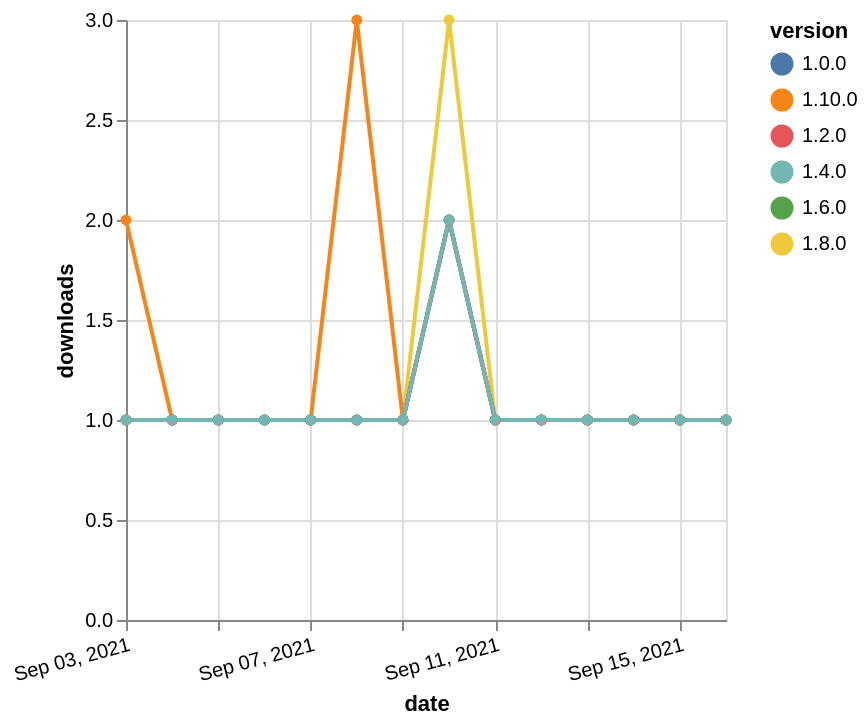

The specification (Vega-Lite) saved for this image:
### Vega-Lite specification from a JSON file in a GitHub repository (floating-point values rounded to 4 significant figures)
{"$schema": "https://vega.github.io/schema/vega-lite/v5.json", "description": "A simple bar chart with embedded data.", "data": {"values": [{"date": "2021-09-03", "total": 154, "delta": 1, "version": "1.6.0"}, {"date": "2021-09-04", "total": 155, "delta": 1, "version": "1.6.0"}, {"date": "2021-09-05", "total": 156, "delta": 1, "version": "1.6.0"}, {"date": "2021-09-06", "total": 157, "delta": 1, "version": "1.6.0"}, {"date": "2021-09-07", "total": 158, "delta": 1, "version": "1.6.0"}, {"date": "2021-09-08", "total": 159, "delta": 1, "version": "1.6.0"}, {"date": "2021-09-09", "total": 160, "delta": 1, "version": "1.6.0"}, {"date": "2021-09-10", "total": 162, "delta": 2, "version": "1.6.0"}, {"date": "2021-09-11", "total": 163, "delta": 1, "version": "1.6.0"}, {"date": "2021-09-12", "total": 164, "delta": 1, "version": "1.6.0"}, {"date": "2021-09-13", "total": 165, "delta": 1, "version": "1.6.0"}, {"date": "2021-09-14", "total": 166, "delta": 1, "version": "1.6.0"}, {"date": "2021-09-15", "total": 167, "delta": 1, "version": "1.6.0"}, {"date": "2021-09-16", "total": 168, "delta": 1, "version": "1.6.0"}, {"date": "2021-09-03", "total": 164, "delta": 1, "version": "1.8.0"}, {"date": "2021-09-04", "total": 165, "delta": 1, "version": "1.8.0"}, {"date": "2021-09-05", "total": 166, "delta": 1, "version": "1.8.0"}, {"date": "2021-09-06", "total": 167, "delta": 1, "version": "1.8.0"}, {"date": "2021-09-07", "total": 168, "delta": 1, "version": "1.8.0"}, {"date": "2021-09-08", "total": 169, "delta": 1, "version": "1.8.0"}, {"date": "2021-09-09", "total": 170, "delta": 1, "version": "1.8.0"}, {"date": "2021-09-10", "total": 173, "delta": 3, "version": "1.8.0"}, {"date": "2021-09-11", "total": 174, "delta": 1, "version": "1.8.0"}, {"date": "2021-09-12", "total": 175, "delta": 1, "version": "1.8.0"}, {"date": "2021-09-13", "total": 176, "delta": 1, "version": "1.8.0"}, {"date": "2021-09-14", "total": 177, "delta": 1, "version": "1.8.0"}, {"date": "2021-09-15", "total": 178, "delta": 1, "version": "1.8.0"}, {"date": "2021-09-16", "total": 179, "delta": 1, "version": "1.8.0"}, {"date": "2021-09-03", "total": 116, "delta": 2, "version": "1.10.0"}, {"date": "2021-09-04", "total": 117, "delta": 1, "version": "1.10.0"}, {"date": "2021-09-05", "total": 118, "delta": 1, "version": "1.10.0"}, {"date": "2021-09-06", "total": 119, "delta": 1, "version": "1.10.0"}, {"date": "2021-09-07", "total": 120, "delta": 1, "version": "1.10.0"}, {"date": "2021-09-08", "total": 123, "delta": 3, "version": "1.10.0"}, {"date": "2021-09-09", "total": 124, "delta": 1, "version": "1.10.0"}, {"date": "2021-09-10", "total": 126, "delta": 2, "version": "1.10.0"}, {"date": "2021-09-11", "total": 127, "delta": 1, "version": "1.10.0"}, {"date": "2021-09-12", "total": 128, "delta": 1, "version": "1.10.0"}, {"date": "2021-09-13", "total": 129, "delta": 1, "version": "1.10.0"}, {"date": "2021-09-14", "total": 130, "delta": 1, "version": "1.10.0"}, {"date": "2021-09-15", "total": 131, "delta": 1, "version": "1.10.0"}, {"date": "2021-09-16", "total": 132, "delta": 1, "version": "1.10.0"}, {"date": "2021-09-03", "total": 344, "delta": 1, "version": "1.0.0"}, {"date": "2021-09-04", "total": 345, "delta": 1, "version": "1.0.0"}, {"date": "2021-09-05", "total": 346, "delta": 1, "version": "1.0.0"}, {"date": "2021-09-06", "total": 347, "delta": 1, "version": "1.0.0"}, {"date": "2021-09-07", "total": 348, "delta": 1, "version": "1.0.0"}, {"date": "2021-09-08", "total": 349, "delta": 1, "version": "1.0.0"}, {"date": "2021-09-09", "total": 350, "delta": 1, "version": "1.0.0"}, {"date": "2021-09-10", "total": 352, "delta": 2, "version": "1.0.0"}, {"date": "2021-09-11", "total": 353, "delta": 1, "version": "1.0.0"}, {"date": "2021-09-12", "total": 354, "delta": 1, "version": "1.0.0"}, {"date": "2021-09-13", "total": 355, "delta": 1, "version": "1.0.0"}, {"date": "2021-09-14", "total": 356, "delta": 1, "version": "1.0.0"}, {"date": "2021-09-15", "total": 357, "delta": 1, "version": "1.0.0"}, {"date": "2021-09-16", "total": 358, "delta": 1, "version": "1.0.0"}, {"date": "2021-09-03", "total": 178, "delta": 1, "version": "1.2.0"}, {"date": "2021-09-04", "total": 179, "delta": 1, "version": "1.2.0"}, {"date": "2021-09-05", "total": 180, "delta": 1, "version": "1.2.0"}, {"date": "2021-09-06", "total": 181, "delta": 1, "version": "1.2.0"}, {"date": "2021-09-07", "total": 182, "delta": 1, "version": "1.2.0"}, {"date": "2021-09-08", "total": 183, "delta": 1, "version": "1.2.0"}, {"date": "2021-09-09", "total": 184, "delta": 1, "version": "1.2.0"}, {"date": "2021-09-10", "total": 186, "delta": 2, "version": "1.2.0"}, {"date": "2021-09-11", "total": 187, "delta": 1, "version": "1.2.0"}, {"date": "2021-09-12", "total": 188, "delta": 1, "version": "1.2.0"}, {"date": "2021-09-13", "total": 189, "delta": 1, "version": "1.2.0"}, {"date": "2021-09-14", "total": 190, "delta": 1, "version": "1.2.0"}, {"date": "2021-09-15", "total": 191, "delta": 1, "version": "1.2.0"}, {"date": "2021-09-16", "total": 192, "delta": 1, "version": "1.2.0"}, {"date": "2021-09-03", "total": 171, "delta": 1, "version": "1.4.0"}, {"date": "2021-09-04", "total": 172, "delta": 1, "version": "1.4.0"}, {"date": "2021-09-05", "total": 173, "delta": 1, "version": "1.4.0"}, {"date": "2021-09-06", "total": 174, "delta": 1, "version": "1.4.0"}, {"date": "2021-09-07", "total": 175, "delta": 1, "version": "1.4.0"}, {"date": "2021-09-08", "total": 176, "delta": 1, "version": "1.4.0"}, {"date": "2021-09-09", "total": 177, "delta": 1, "version": "1.4.0"}, {"date": "2021-09-10", "total": 179, "delta": 2, "version": "1.4.0"}, {"date": "2021-09-11", "total": 180, "delta": 1, "version": "1.4.0"}, {"date": "2021-09-12", "total": 181, "delta": 1, "version": "1.4.0"}, {"date": "2021-09-13", "total": 182, "delta": 1, "version": "1.4.0"}, {"date": "2021-09-14", "total": 183, "delta": 1, "version": "1.4.0"}, {"date": "2021-09-15", "total": 184, "delta": 1, "version": "1.4.0"}, {"date": "2021-09-16", "total": 185, "delta": 1, "version": "1.4.0"}]}, "width": "container", "mark": {"type": "line", "point": {"filled": true}}, "encoding": {"x": {"field": "date", "type": "temporal", "timeUnit": "yearmonthdate", "title": "date", "axis": {"labelAngle": -15}}, "y": {"field": "delta", "type": "quantitative", "title": "downloads"}, "color": {"field": "version", "type": "nominal"}, "tooltip": {"field": "delta"}}}
